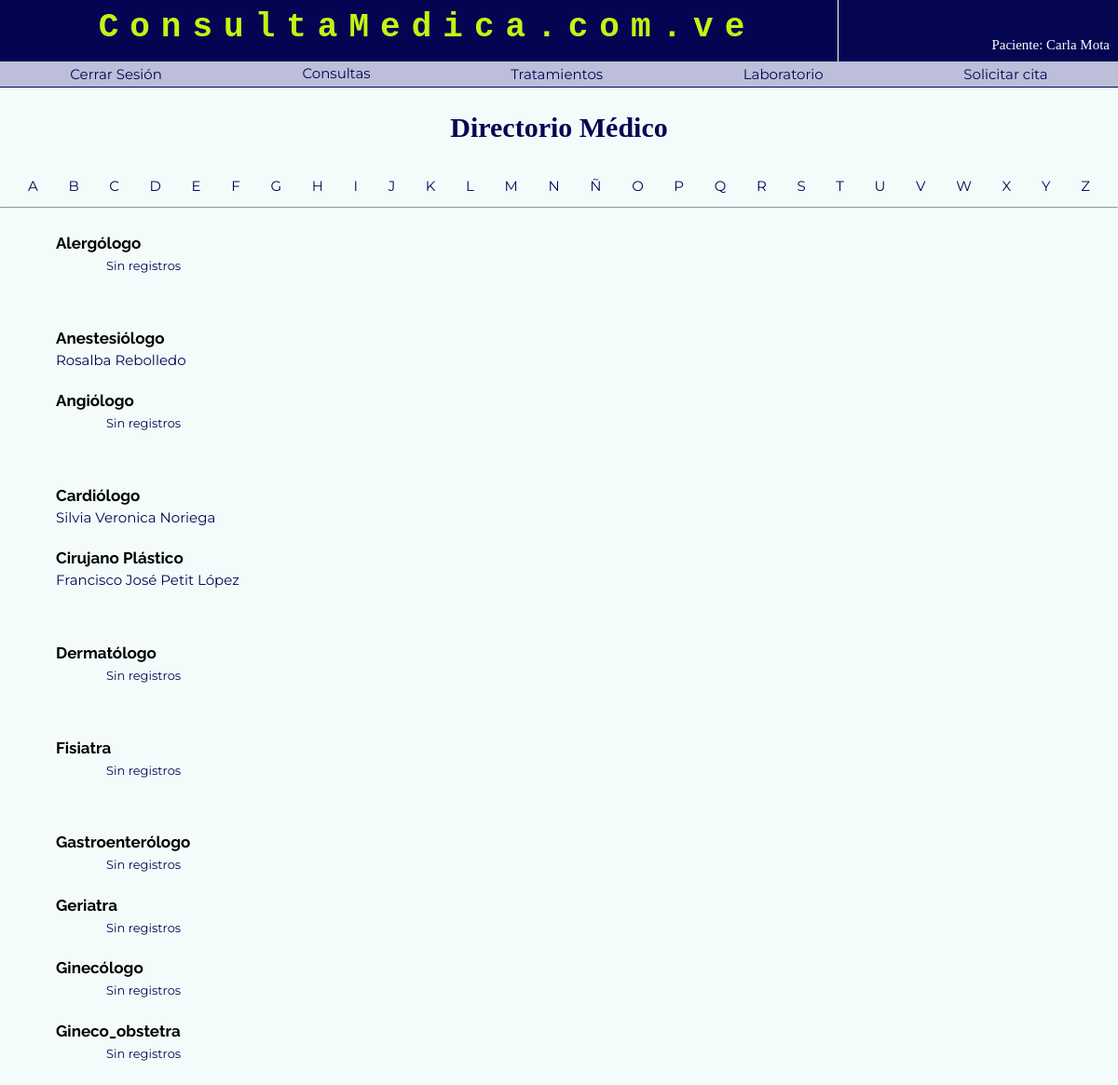
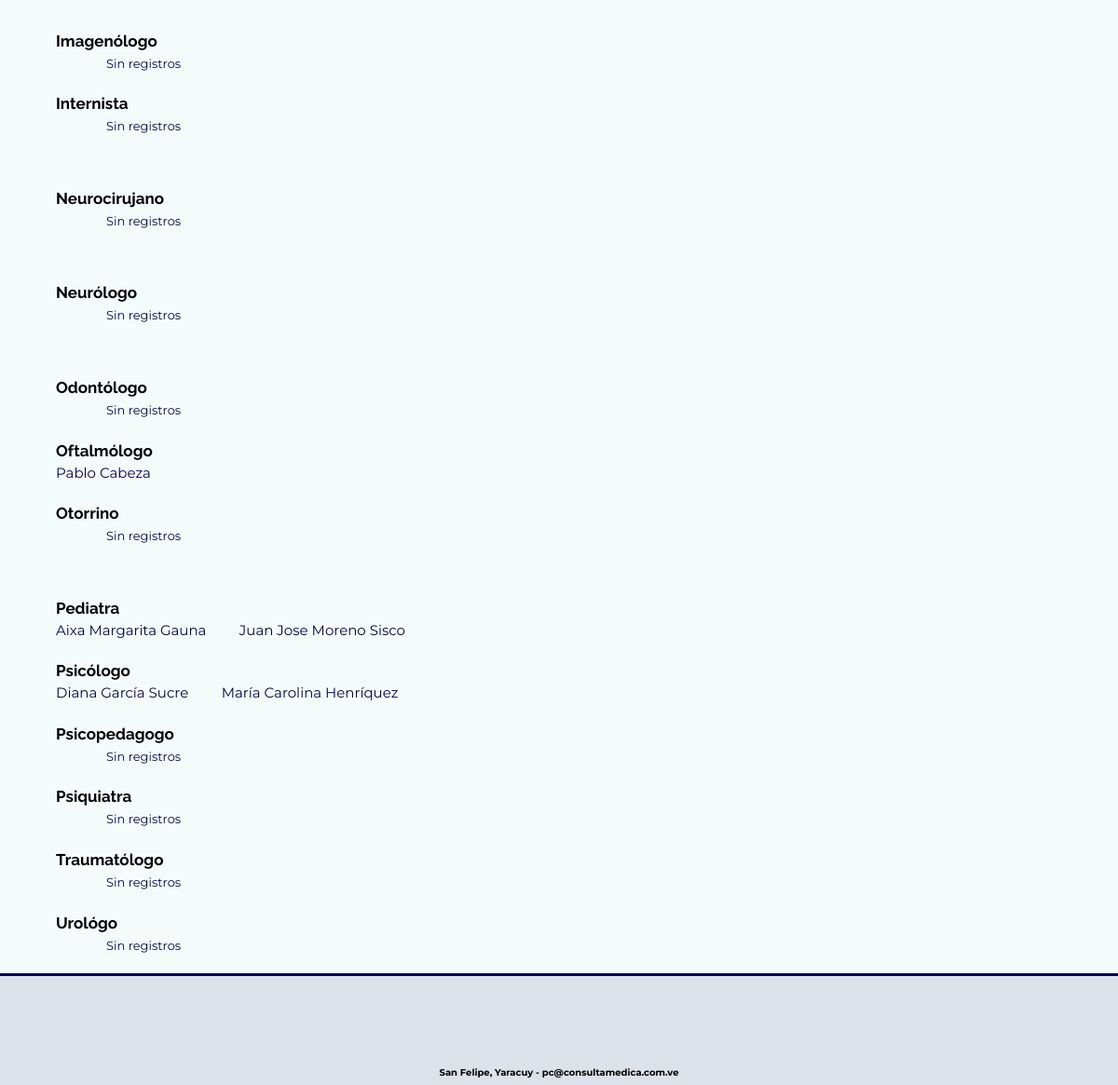
/registro/directorio_2.php (signed in), run on the app's committed database (2 pictures, top to bottom).
### tables this page shows
CREATE TABLE `pacientes_registrados` (
  `ID_PR` int(11) NOT NULL,
  `nombre_pacient` varchar(15) NOT NULL,
  `apellido_pacient` varchar(15) NOT NULL,
  `cedula_pacient` varchar(8) NOT NULL,
  `edad_pacient` varchar(3) NOT NULL,
  `sexo_pacient` varchar(15) NOT NULL,
  `correo_pacient` varchar(25) NOT NULL,
  `hijos` int(2) NOT NULL,
  `nacionalidad_pacient` varchar(15) NOT NULL,
  `estadoCivil_pacient` varchar(15) NOT NULL,
  `fechaNacimiento_pacient` date NOT NULL DEFAULT '0000-00-00',
  `grupoSanguineo_pacient` varchar(15) NOT NULL,
  `telefono_pacient` varchar(15) NOT NULL,
  `estado_Residencia` varchar(15) NOT NULL,
  `municipio_Residencia` varchar(15) NOT NULL,
  `parroquia_Residencia` varchar(15) NOT NULL,
  `estado_Nacimiento` varchar(15) NOT NULL,
  `municipio_Nacimiento` varchar(15) NOT NULL,
  `parroquia_Nacimiento` varchar(15) NOT NULL,
  `direccion_Actual` varchar(250) NOT NULL,
  `emergencia_pacient` varchar(250) NOT NULL,
  `gradoInstruccion` varchar(20) NOT NULL,
  `ocupacion` varchar(20) NOT NULL,
  `religion` varchar(20) NOT NULL,
  `fecha_registro` datetime NOT NULL DEFAULT CURRENT_TIMESTAMP ON UPDATE CURRENT_TIMESTAMP
);

CREATE TABLE `doctores` (
  `ID_Doctor` int(11) NOT NULL,
  `ID_Especialidad` int(11) NOT NULL,
  `nombre_doctor` varchar(15) NOT NULL,
  `apellido_doctor` varchar(25) NOT NULL,
  `cedula` varchar(9) NOT NULL,
  `telefono_consultorio` varchar(14) NOT NULL DEFAULT 'No especificó',
  `telefono_movil` varchar(14) NOT NULL DEFAULT 'No especificó',
  `estado` varchar(20) NOT NULL,
  `ciudad` varchar(15) NOT NULL,
  `precio_consulta` varchar(15) NOT NULL,
  `sexo` varchar(1) NOT NULL,
  `RegistroSanitario` varchar(20) NOT NULL,
  `correo` varchar(2000) NOT NULL,
  `fotografia` varchar(100) NOT NULL,
  `mostrar` int(1) NOT NULL DEFAULT '1'
);

### registro/directorio_2.php (the view, shortened to what the rows shown need)
<?php
            if(!isset($_SESSION["UsuarioPaciente"])){
                header("location:../DoctorAfiliado.php");
            }else
            {
                $sesion= $_SESSION["UsuarioPaciente"];
            }
?>
<!DOCTYPE html>
<html lang="es">
    <head>
        <link rel="stylesheet" type="text/css" href="../css/EstilosCitasMedicas.css"/>
        <link rel="stylesheet" type="text/css" media="(max-width: 800px)" href="../css/MediaQuery_CitasMedicas.css"/>
        <link rel="stylesheet" type="text/css" href="../css/hint_CSS/hint.css">
     </head>
     <body>
        <header class="fixed_1">
            <?php
                include("../header/headerPaciente.php")
            ?>
        </header>
        <div class="Principal" onclick="ocultarMenu()">
            <section>
                <div>
                    <div id="Directorio_00" style="background-color: ;">
                                <?php
                                include("../conexion/Conexion_BD.php");
                            ?>
                        <div class="directorio" style="margin-left: ">
                            <p class="color">Anestesiólogo</p>
                                <?php
                                $Consulta="SELECT ID_Doctor, nombre_doctor, apellido_doctor FROM doctores WHERE ID_Especialidad= 36 ORDER BY nombre_doctor ASC ";
                                $Recordset = mysqli_query($conexion,$Consulta);
                                if(mysqli_num_rows($Recordset) != 0){
                                    while($Directorio= mysqli_fetch_array($Recordset)){
                                        $nombre= $Directorio["nombre_doctor"];
                                        $apellido= $Directorio["apellido_doctor"];
                                        $ID_Doctor=$Directorio["ID_Doctor"];
                                        echo "<a href='03_2.php?ID_Doctor=$ID_Doctor'>" . $nombre . " " . $apellido .  " " .  "</a>" ." &nbsp;&nbsp;&nbsp;&nbsp;&nbsp;&nbsp;&nbsp;&nbsp;" ;
                                    }
                                }
                                else{
                                    echo "<span class='sinRegistros'>Sin registros</span>";
                                }
                            ?>
                        </div>
                        <div class="directorio">
                            <p class="color">Cardiólogo</p>
                                <?php
                                $Consulta="SELECT ID_Doctor, nombre_doctor, apellido_doctor FROM doctores WHERE ID_Especialidad= 1 ORDER BY nombre_doctor ASC ";
                                $Recordset = mysqli_query($conexion,$Consulta);
                                if(mysqli_num_rows($Recordset) != 0){
                                    while($Directorio= mysqli_fetch_array($Recordset)){
                                        $nombre= $Directorio["nombre_doctor"];
                                        $apellido= $Directorio["apellido_doctor"];
                                        $ID_Doctor=$Directorio["ID_Doctor"];
                                        echo "<a href='03_2.php?ID_Doctor=$ID_Doctor'>" . $nombre . " " . $apellido .  " " .  "</a>" ." &nbsp;&nbsp;&nbsp;&nbsp;&nbsp;&nbsp;&nbsp;&nbsp;" ;
                                    }
                                }
                                else{
                                    echo "<span class='sinRegistros'>Sin registros</span>";
                                }
                            ?>
                        </div>
                        <div class="directorio">
                        <p class="color">Cirujano Plástico</p>
                                <?php
                                $Consulta="SELECT ID_Doctor, nombre_doctor, apellido_doctor FROM doctores WHERE ID_Especialidad= 37 ORDER BY nombre_doctor ASC ";
                                $Recordset = mysqli_query($conexion,$Consulta);
                                if(mysqli_num_rows($Recordset) != 0){
                                    while($Directorio= mysqli_fetch_array($Recordset)){
                                        $nombre= $Directorio["nombre_doctor"];
                                        $apellido= $Directorio["apellido_doctor"];
                                        $ID_Doctor=$Directorio["ID_Doctor"];
                                        echo "<a href='03_2.php?ID_Doctor=$ID_Doctor'>" . $nombre . " " . $apellido .  " " .  "</a>" ." &nbsp;&nbsp;&nbsp;&nbsp;&nbsp;&nbsp;&nbsp;&nbsp;" ;
                                    }
                                }
                                else{
                                    echo "<span class='sinRegistros'>Sin registros</span>";
                                }
                            ?>
                        </div>
                        <div class="directorio">
                        <p class="color">Oftalmólogo</p>
                                <?php
                                $Consulta="SELECT ID_Doctor, nombre_doctor, apellido_doctor FROM doctores WHERE ID_Especialidad= 19 ORDER BY nombre_doctor ASC ";
                                $Recordset = mysqli_query($conexion,$Consulta);
                                if(mysqli_num_rows($Recordset) != 0){
                                    while($Directorio= mysqli_fetch_array($Recordset)){
                                        $nombre= $Directorio["nombre_doctor"];
                                        $apellido= $Directorio["apellido_doctor"];
                                        $ID_Doctor=$Directorio["ID_Doctor"];
                                        echo "<a href='03_2.php?ID_Doctor=$ID_Doctor'>" . $nombre . " " . $apellido .  " " .  "</a>" ." &nbsp;&nbsp;&nbsp;&nbsp;&nbsp;&nbsp;&nbsp;&nbsp;" ;
                                    }
                                }
                                else{
                                    echo "<span class='sinRegistros'>Sin registros</span>";
                                }
                            ?>
                        </div>
                        <div class="directorio">
                        <p class="color">Pediatra</p>
                                <?php
                                $Consulta="SELECT ID_Doctor, nombre_doctor, apellido_doctor FROM doctores WHERE ID_Especialidad= 15 ORDER BY nombre_doctor ASC ";
                                $Recordset = mysqli_query($conexion,$Consulta);
                                if(mysqli_num_rows($Recordset) != 0){
                                    while($Directorio= mysqli_fetch_array($Recordset)){
                                        $nombre= $Directorio["nombre_doctor"];
                                        $apellido= $Directorio["apellido_doctor"];
                                        $ID_Doctor=$Directorio["ID_Doctor"];
                                        echo "<a href='03_2.php?ID_Doctor=$ID_Doctor'>" . $nombre . " " . $apellido .  " " .  "</a>" ." &nbsp;&nbsp;&nbsp;&nbsp;&nbsp;&nbsp;&nbsp;&nbsp;" ;
                                    }
                                }
                                else{
                                    echo "<span class='sinRegistros'>Sin registros</span>";
                                }
                            ?>
                        </div>
                        <div class="directorio">
                        <p class="color">Psicólogo</p>
                                <?php
                                $Consulta="SELECT ID_Doctor, nombre_doctor, apellido_doctor FROM doctores WHERE ID_Especialidad= 33 ORDER BY nombre_doctor ASC ";
                                $Recordset = mysqli_query($conexion,$Consulta);
                                if(mysqli_num_rows($Recordset) != 0){
                                    while($Directorio= mysqli_fetch_array($Recordset)){
                                        $nombre= $Directorio["nombre_doctor"];
                                        $apellido= $Directorio["apellido_doctor"];
                                        $ID_Doctor=$Directorio["ID_Doctor"];
                                        echo "<a href='03_2.php?ID_Doctor=$ID_Doctor'>" . $nombre . " " . $apellido .  " " .  "</a>" ." &nbsp;&nbsp;&nbsp;&nbsp;&nbsp;&nbsp;&nbsp;&nbsp;" ;
                                    }
                                }
                                else{
                                    echo "<span class='sinRegistros'>Sin registros</span>";
                                }
                            ?>
                        </div>
                    </div>
            </section>
        </div>
    </body>
</html>

### header/headerPaciente.php (shortened to what the rows shown need)
<div id="header_01">
    <h1 class="header_02">ConsultaMedica.com.ve</h1>
</div>
<div id="header_03">
    <?php
        $consulta_1="SELECT nombre_pacient, apellido_pacient, cedula_pacient FROM pacientes_registrados WHERE ID_PR= '$sesion' ";
        $Recorset_1=mysqli_query($conexion,$consulta_1);
        $Paciente_Datos= mysqli_fetch_array($Recorset_1);
    ?>
    <input class="usuarioDoctor" readonly="readonly" type="text" name="nombrePaciente" value="<?php echo "Paciente: " . $Paciente_Datos['nombre_pacient'] . ' ' . $Paciente_Datos['apellido_pacient'] ;?>">
</div>

### data on the page
pacientes_registrados: nombrePaciente "Paciente: Carla Mota"
doctores: nombre_doctor "Rosalba", apellido_doctor "Rebolledo"
doctores: nombre_doctor "Silvia Veronica", apellido_doctor "Noriega"
doctores: nombre_doctor "Francisco José", apellido_doctor "Petit López"
doctores: nombre_doctor "Pablo", apellido_doctor "Cabeza"
doctores: nombre_doctor "Aixa Margarita", apellido_doctor "Gauna"
doctores: nombre_doctor "Juan Jose", apellido_doctor "Moreno Sisco"
doctores: nombre_doctor "Diana", apellido_doctor "García Sucre"
doctores: nombre_doctor "María Carolina", apellido_doctor "Henríquez"
